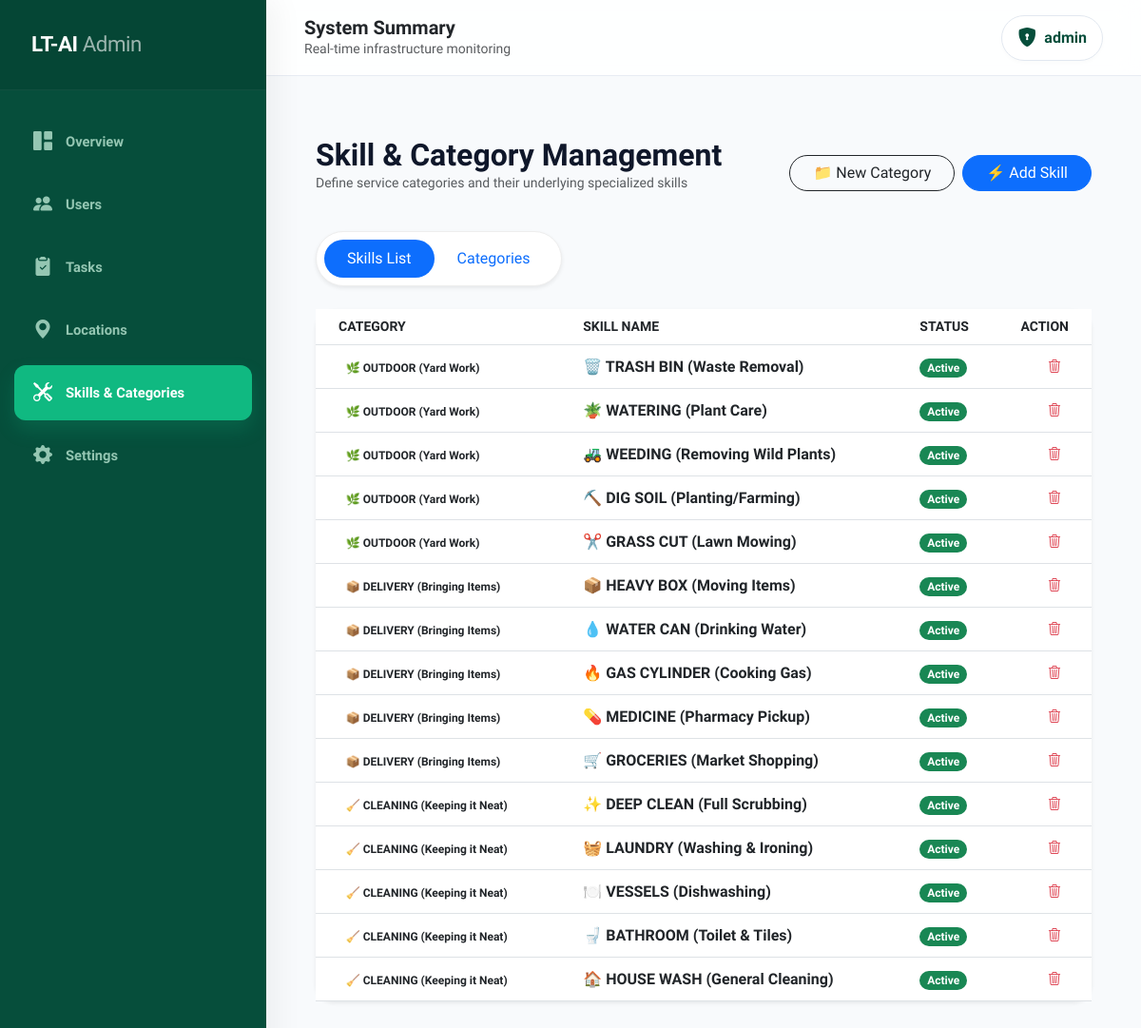
The app's page /admin-panel/skills/ (signed in) with its own data.
### accounts/models.py (models this page shows, shortened)
class User(AbstractUser):
    name = models.CharField(max_length=100)
    email = models.EmailField(unique=True)
    phone = models.CharField(max_length=15)
    ROLE_CHOICES = (
        ('giver', 'Giver'),
        ('doer', 'Doer'),
        ('admin', 'Admin'),
    )
    role = models.CharField(max_length=10, choices=ROLE_CHOICES)
    adhar_photo = models.ImageField(upload_to='adhar_photos/', null=True, blank=True)
    photo = models.ImageField(upload_to='profile_photos/', null=True, blank=True)
    certificate_file = models.FileField(upload_to='certificates/', null=True, blank=True)
    verification_attempts = models.IntegerField(default=0)
    approval_status = models.CharField(max_length=20, default='pending')
    status = models.CharField(max_length=20, default='Active')
    verification_live_photo = models.ImageField(
    upload_to='verification/live_photos/',
    null=True,
    blank=True
)
    USERNAME_FIELD = 'email'
    REQUIRED_FIELDS = ['username', 'name']

### adminpanel/models.py (models this page shows, shortened)
class Skill(models.Model):
    category = models.ForeignKey(Category, on_delete=models.CASCADE, related_name='skills')
    skill_name = models.CharField(max_length=100)
    status = models.CharField(max_length=20, default='Active')

class Category(models.Model):
    category_name = models.CharField(max_length=100, unique=True)
    status = models.CharField(max_length=20, default='Active')

### adminpanel/views.py (the view, shortened to what this page needs)
# urls.py: path('skills/', views.skill_management, name='skill_management'),
@user_passes_test(is_admin)
def skill_management(request):
    context = {
        'categories': Category.objects.all().order_by('category_name'),
        'skills': Skill.objects.select_related('category').all().order_by('-id'),
    }
    return render(request, 'adminpanel/skill_management.html', context)

### adminpanel/views.py (called while the page is built)
def is_admin(user):
    return user.is_superuser

### adminpanel/templates/adminpanel/skill_management.html (shortened to what this page needs)
{% extends 'adminpanel/base_admin.html' %}
{% block content %}
<link rel="stylesheet" href="https://cdn.jsdelivr.net/npm/sweetalert2@11/dist/sweetalert2.min.css">
<div class="container-fluid py-4">
    <div class="d-flex justify-content-between align-items-center mb-4">
        <div>
            <h2 class="fw-bold mb-0">Skill & Category Management</h2>
            <p class="text-muted small">Define service categories and their underlying specialized skills</p>
        </div>
        <div class="d-flex gap-2">
            <button class="btn btn-outline-dark rounded-pill px-4" data-bs-toggle="modal" data-bs-target="#categoryModal">
                📁 New Category
            </button>
            <button class="btn btn-primary rounded-pill px-4" data-bs-toggle="modal" data-bs-target="#skillModal">
                ⚡ Add Skill
            </button>
        </div>
    </div>
    <ul class="nav nav-pills mb-4 bg-white p-2 shadow-sm rounded-pill" id="mgmtTab" style="width: fit-content; border: 1px solid #eee;">
        <li class="nav-item">
            <button class="nav-link active rounded-pill px-4" id="skill-tab" data-bs-toggle="pill" data-bs-target="#skill-pane">Skills List</button>
        </li>
        <li class="nav-item">
            <button class="nav-link rounded-pill px-4" id="cat-tab" data-bs-toggle="pill" data-bs-target="#cat-pane">Categories</button>
        </li>
    </ul>
    <div class="tab-content">
        <div class="tab-pane fade show active" id="skill-pane">
            <div class="card border-0 shadow-sm" style="border-radius: 20px;">
                <div class="table-responsive">
                    <table class="table table-hover align-middle mb-0">
                        <thead class="bg-light text-muted small text-uppercase">
                            <tr>
                                <th class="ps-4">Category</th>
                                <th>Skill Name</th>
                                <th>Status</th>
                                <th class="text-end pe-4">Action</th>
                            </tr>
                        </thead>
                        <tbody>
                            {% for s in skills %}
                            <tr>
                                <td class="ps-4"><span class="badge bg-secondary-soft text-dark">{{ s.category.category_name }}</span></td>
                                <td class="fw-bold">{{ s.skill_name }}</td>
                                <td><span class="badge bg-success rounded-pill">Active</span></td>
                                <td class="text-end pe-4">
                                    <button class="btn btn-sm btn-outline-danger border-0" onclick="confirmAction('{% url 'delete_skill' s.id %}', 'Remove this skill?', 'skill-tab')">
                                        <i class="bi bi-trash3"></i>
                                    </button>
                                </td>
                            </tr>
                            {% empty %}
                            <tr><td colspan="4" class="text-center py-5 text-muted">No skills defined yet.</td></tr>
                            {% endfor %}
                        </tbody>
                    </table>
                </div>
            </div>
        </div>
    </div>
</div>
{% endblock %}

### adminpanel/templates/adminpanel/base_admin.html (shortened to what this page needs)
<!DOCTYPE html>
<html lang="en">
<head>
    <link href="https://cdn.jsdelivr.net/npm/bootstrap@5.3.0/dist/css/bootstrap.min.css" rel="stylesheet">
    <link rel="stylesheet" href="https://cdn.jsdelivr.net/npm/bootstrap-icons@1.11.0/font/bootstrap-icons.css">
</head>
<body>
<div class="admin-sidebar">
    <div class="brand-section text-white">
        <span>LT-AI <span class="fw-light" style="opacity: 0.6;">Admin</span></span>
    </div>
    <div class="nav-group">
        <a href="{% url 'admin_dashboard' %}" class="admin-nav-link {% if request.resolver_match.url_name == 'admin_dashboard' %}active{% endif %}">
            <i class="bi bi-grid-1x2-fill"></i> Overview
        </a>
        <a href="{% url 'admin_user_management' %}" class="admin-nav-link {% if request.resolver_match.url_name == 'admin_user_management' %}active{% endif %}">
            <i class="bi bi-people-fill"></i> Users
        </a>
        <a href="{% url 'admin_task_management' %}" class="admin-nav-link {% if request.resolver_match.url_name == 'admin_task_management' %}active{% endif %}">
            <i class="bi bi-clipboard2-check-fill"></i> Tasks
        </a>
        <a href="{% url 'location_management' %}" class="admin-nav-link {% if request.resolver_match.url_name == 'location_management' %}active{% endif %}">
            <i class="bi bi-geo-alt-fill"></i> Locations
        </a>
        <a href="{% url 'skill_management' %}" class="admin-nav-link {% if request.resolver_match.url_name == 'skill_management' %}active{% endif %}">
            <i class="bi bi-tools"></i> Skills & Categories
        </a>
        <a href="#" class="admin-nav-link">
            <i class="bi bi-gear-fill"></i> Settings
        </a>
    </div>
</div>
<div class="admin-main">
    <header class="admin-header">
        <div class="search-bar">
            <h5 class="fw-bold mb-0 text-dark">System Summary</h5>
            <p class="text-muted small mb-0 d-none d-md-block">Real-time infrastructure monitoring</p>
        </div>
        <div class="user-profile dropdown">
            <button class="btn border-0 rounded-pill px-3 py-2 d-flex align-items-center"
                    style="color: var(--sidebar-dark); font-weight: 700;"
                    data-bs-toggle="dropdown">
                <i class="bi bi-shield-lock-fill me-2 fs-5 text-emerald-600"></i>
                {{ user.name }}
            </button>
        </div>
    </header>
    <div class="content-body">
        {% block content %}{% endblock %}
    </div>
</div>
</body>
</html>

### adminpanel/templates/adminpanel/base_admin.html (style rules this page uses)
:root { --admin-bg: #f8fafc; --sidebar-dark: #064e3b; --accent-color: #10b981; --accent-hover: #059669; --text-main: #0f172a; --sidebar-width: 280px; --header-height: 80px; }
body { font-family: 'Plus Jakarta Sans', sans-serif; background-color: var(--admin-bg); color: var(--text-main); margin: 0; overflow-x: hidden; }
.admin-sidebar { width: var(--sidebar-width); position: fixed; top: 0; bottom: 0; left: 0; z-index: 1050; background: var(--sidebar-dark); transition: all 0.3s cubic-bezier(0.4, 0, 0.2, 1); box-shadow: 10px 0 30px rgba(0, 0, 0, 0.05); display: flex; flex-direction: column; }
.brand-section { padding: 30px 25px; font-size: 1.4rem; font-weight: 800; letter-spacing: -0.5px; background: rgba(0, 0, 0, 0.1); border-bottom: 1px solid rgba(255, 255, 255, 0.05); display: flex; align-items: center; }
.nav-group { padding: 25px 15px; flex: 1; }
.admin-nav-link { color: rgba(209, 250, 229, 0.7); padding: 14px 20px; margin-bottom: 8px; display: flex; align-items: center; text-decoration: none; transition: all 0.25s ease; font-weight: 600; font-size: 0.92rem; border-radius: 12px; }
.admin-nav-link i { font-size: 1.25rem; margin-right: 14px; transition: transform 0.2s ease; }
.admin-nav-link.active { color: #ffffff; background: var(--accent-color); box-shadow: 0 10px 20px rgba(16, 185, 129, 0.2); }
.admin-nav-link.active i { color: #ffffff; }
.admin-main { margin-left: var(--sidebar-width); min-height: 100vh; display: flex; flex-direction: column; }
.admin-header { background: rgba(255, 255, 255, 0.85); backdrop-filter: blur(12px); padding: 0 40px; height: var(--header-height); border-bottom: 1px solid rgba(226, 232, 240, 0.8); display: flex; justify-content: space-between; align-items: center; position: sticky; top: 0; z-index: 1000; }
.content-body { padding: 40px; flex: 1; animation: fadeIn 0.5s ease-out; }
.user-profile .btn { background: #ffffff; border: 1px solid #e2e8f0 !important; box-shadow: 0 2px 4px rgba(0,0,0,0.02); transition: all 0.2s; }

### records on screen
User: name "admin"
Skill: category.category_name "🌿 OUTDOOR (Yard Work)", skill_name "🗑️ TRASH BIN (Waste Removal)"
Skill: category.category_name "🌿 OUTDOOR (Yard Work)", skill_name "🪴 WATERING (Plant Care)"
Skill: category.category_name "🌿 OUTDOOR (Yard Work)", skill_name "🚜 WEEDING (Removing Wild Plants)"
Skill: category.category_name "🌿 OUTDOOR (Yard Work)", skill_name "⛏️ DIG SOIL (Planting/Farming)"
Skill: category.category_name "🌿 OUTDOOR (Yard Work)", skill_name "✂️ GRASS CUT (Lawn Mowing)"
Skill: category.category_name "📦 DELIVERY (Bringing Items)", skill_name "📦 HEAVY BOX (Moving Items)"
Skill: category.category_name "📦 DELIVERY (Bringing Items)", skill_name "💧 WATER CAN (Drinking Water)"
Skill: category.category_name "📦 DELIVERY (Bringing Items)", skill_name "🔥 GAS CYLINDER (Cooking Gas)"
Skill: category.category_name "📦 DELIVERY (Bringing Items)", skill_name "💊 MEDICINE (Pharmacy Pickup)"
Skill: category.category_name "📦 DELIVERY (Bringing Items)", skill_name "🛒 GROCERIES (Market Shopping)"
Skill: category.category_name "🧹 CLEANING (Keeping it Neat)", skill_name "✨ DEEP CLEAN (Full Scrubbing)"
Skill: category.category_name "🧹 CLEANING (Keeping it Neat)", skill_name "🧺 LAUNDRY (Washing & Ironing)"
Skill: category.category_name "🧹 CLEANING (Keeping it Neat)", skill_name "🍽️ VESSELS (Dishwashing)"
Skill: category.category_name "🧹 CLEANING (Keeping it Neat)", skill_name "🚽 BATHROOM (Toilet & Tiles)"
Skill: category.category_name "🧹 CLEANING (Keeping it Neat)", skill_name "🏠 HOUSE WASH (General Cleaning)"
